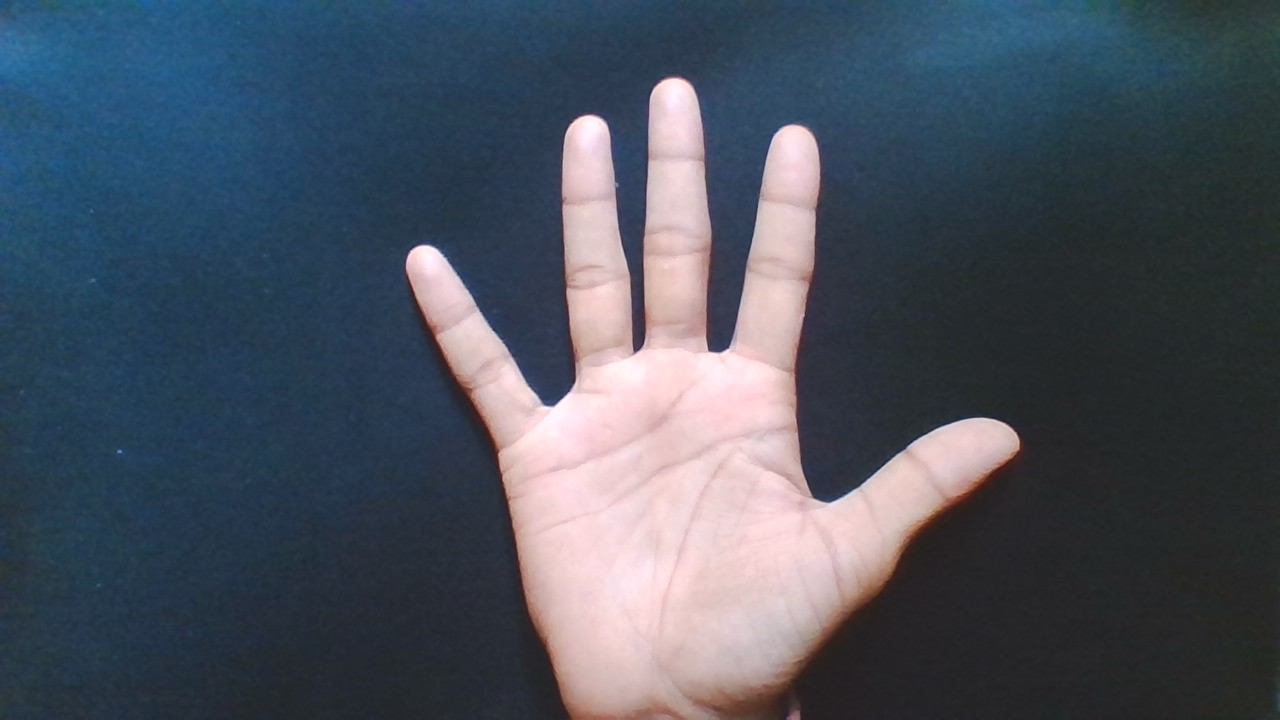
#> input picture Hand-Gestures-master/cap.jpg, 1280 x 720 px
$ python Hand_Gesture_Ex1.py
#> lines starting #> are read from the running program, lines starting #| are printed output that depends on the picture; after the words box and inside, x2 and y2 are one past the last pixel; in counts of white or black regions, pixels touching at a corner belong together
import cv2
import numpy as np

hand = cv2.imread('cap.jpg',0)
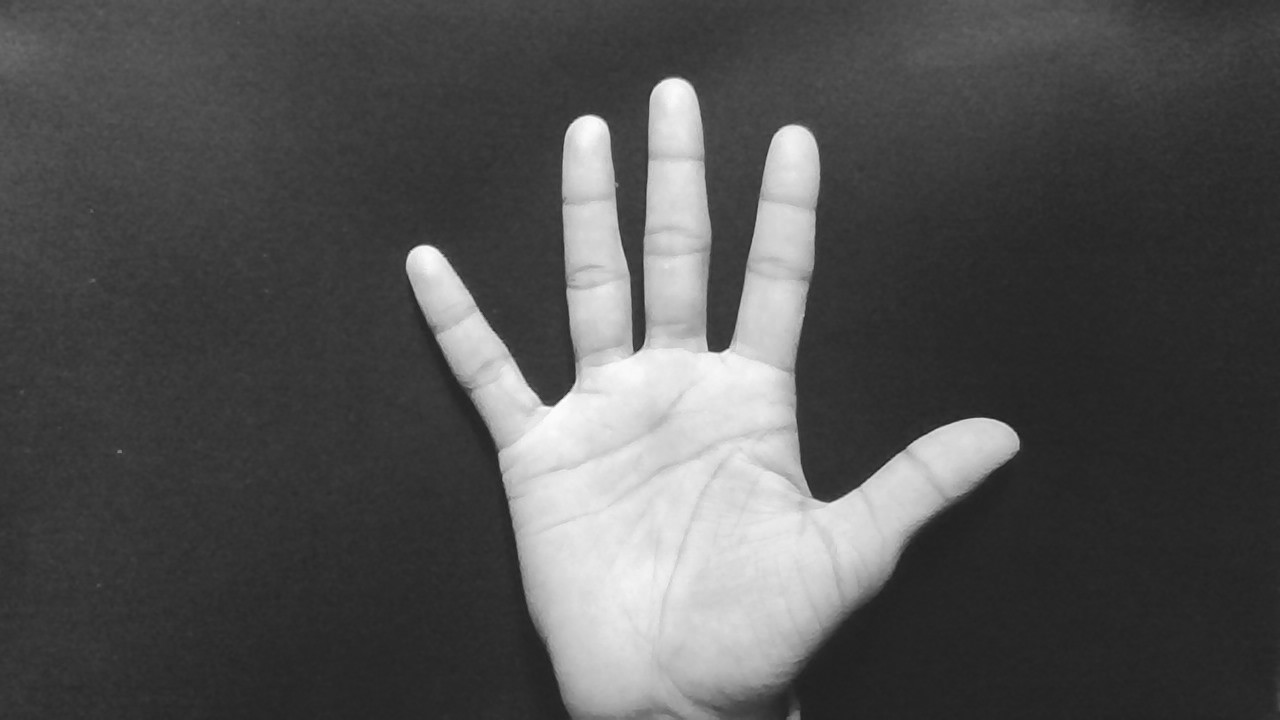
#> hand: shape (720, 1280); min 27, max 254, mean 81.2

ret, the = cv2.threshold(hand, 70, 255, cv2.THRESH_BINARY)
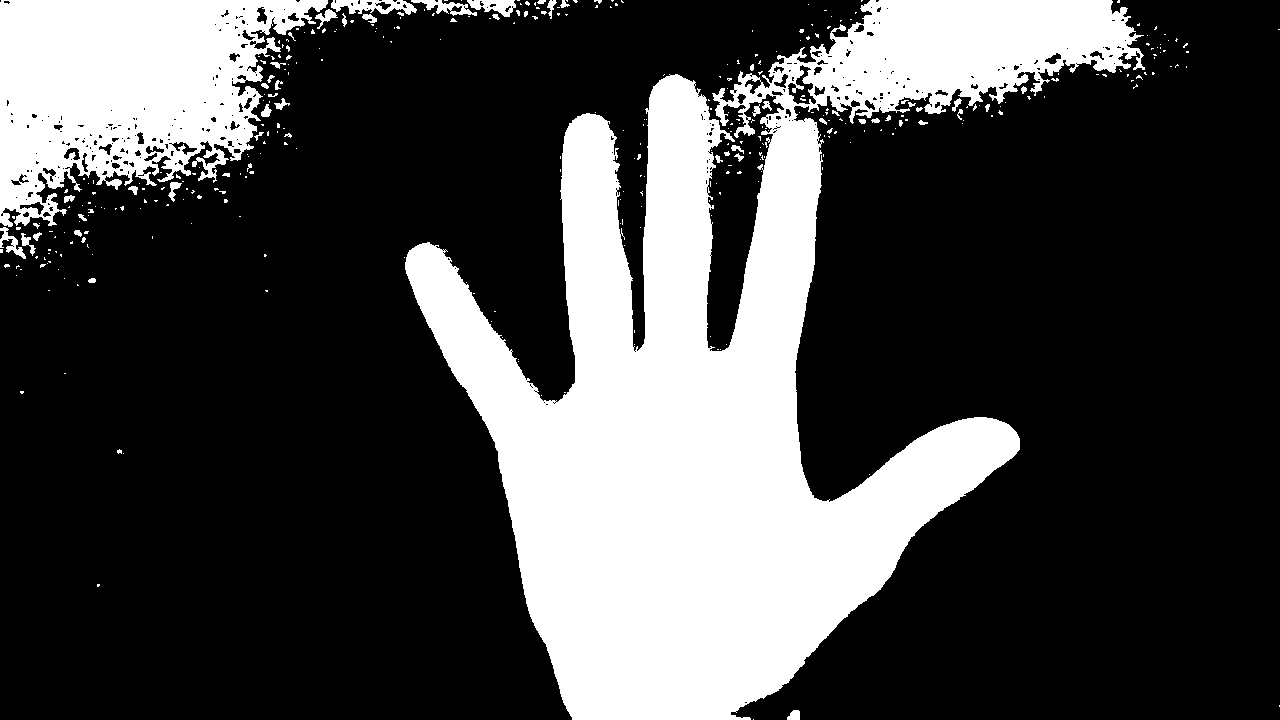
#> the: shape (720, 1280); 27.8% white; 372 white regions (316 under 20 px)

contours,_ = cv2.findContours(the.copy(),cv2.RETR_TREE,cv2.CHAIN_APPROX_SIMPLE)
#> contours = 707 contours, 602 with area under 20; largest, box (x1, y1, x2, y2) and area: (405, 0, 1145, 720) 203402, (0, 0, 328, 227) 46700, (331, 0, 417, 15) 750, (787, 64, 817, 105) 562, (467, 0, 516, 17) 458

hull = [cv2.convexHull(c) for c in contours]
#> hull = 707 contours, 592 with area under 20; largest, box (x1, y1, x2, y2) and area: (405, 0, 1145, 720) 352852, (0, 0, 328, 227) 56641, (331, 0, 417, 15) 1048, (787, 64, 817, 105) 847, (411, 0, 477, 16) 635
final = cv2.drawContours(hand, hull, -1, (255,0,0))
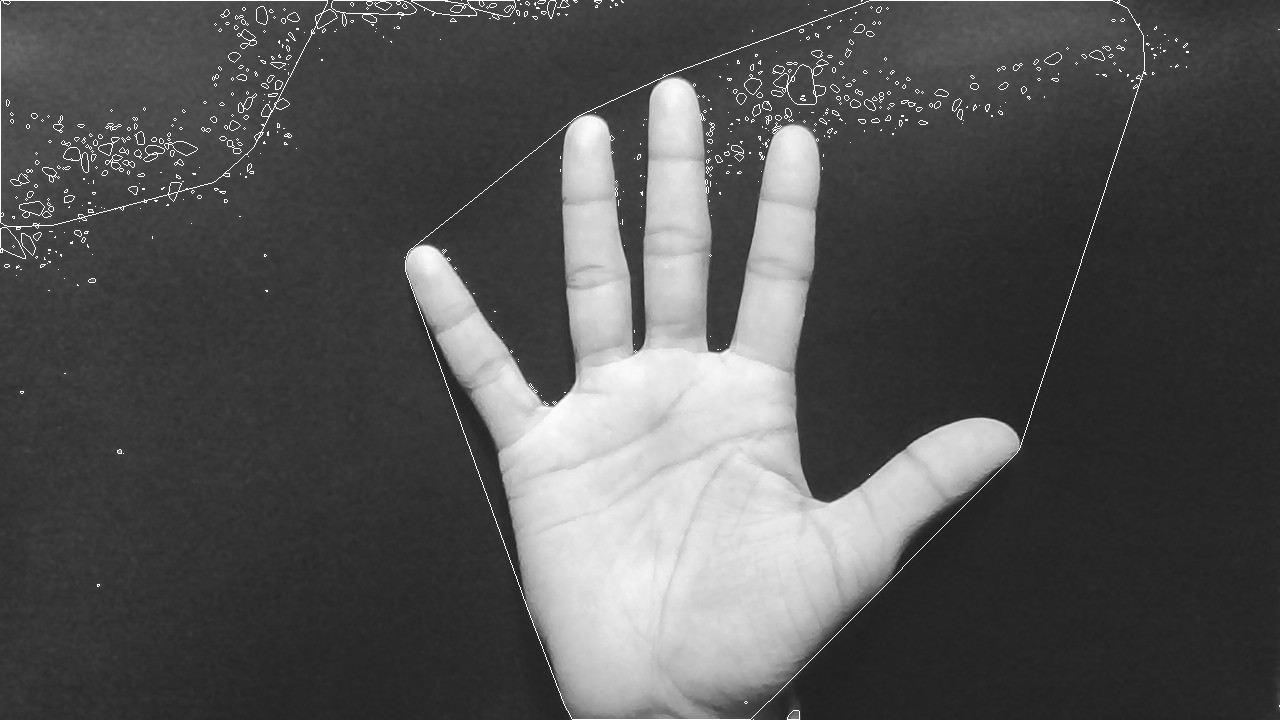
#> final: shape (720, 1280); min 27, max 255, mean 83.2

cv2.imshow('Originals', hand)
cv2.imshow('Thresh',the)
cv2.imshow('Convex hull',final)

cv2.waitKey(0)
cv2.destroyAllWindows()
